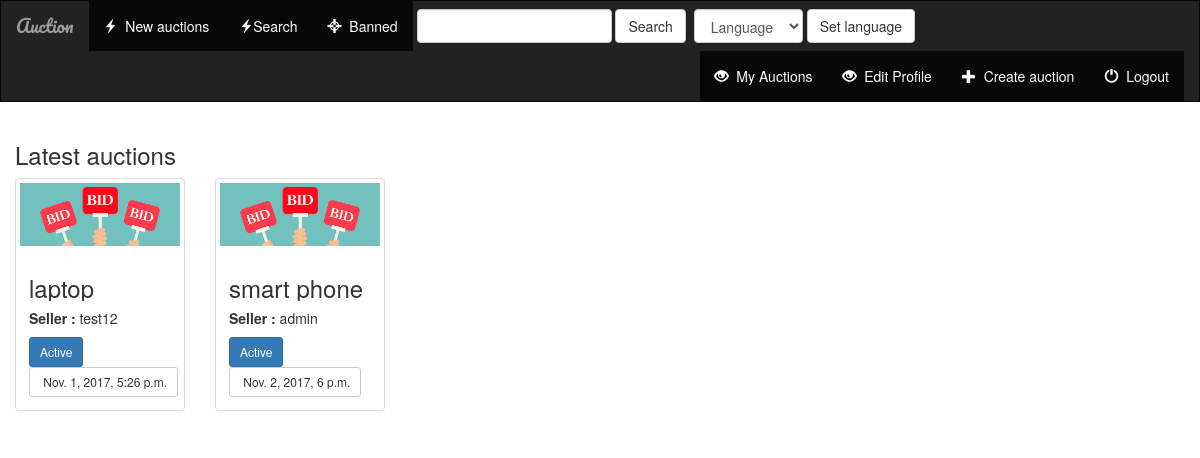
The page /auction/ (signed in) on the database its author committed.
### auction/models.py (models this page shows, shortened)
class Auction(models.Model):
    Set_Status = (
        ('Active', 'Active'),
        ('Banned', 'Banned'),
        ('Due', 'Due'),
        ('Adjudicated', 'Adjudicated'),
    )
    seller_name = models.ForeignKey(User, on_delete=models.CASCADE)
    auction_title = models.CharField(max_length=600)
    description = models.CharField(max_length=5000)
    currency = models.CharField(max_length=20)
    token_edit = models.CharField(max_length=600)
    starting_price = models.DecimalField(max_length=30, max_digits=19, decimal_places=2)
    bidding_price = models.DecimalField(max_length=30, max_digits=19, decimal_places=2, null=True)
    winner_id = models.IntegerField(null=True)
    starting_date = models.DateTimeField(blank=True)
    auction_duration_hours = models.IntegerField(default=72, validators=[MinValueValidator(72)])
    ending_date = models.DateTimeField(blank=True)
    auction_status = models.CharField(max_length=20, choices=Set_Status, default='Active')
    auction_revision = models.IntegerField(default=1)

### auction/views.py (the view)
def index (request):
    baseTemplate = setBaseTemplate(request)
    q = request.GET.get("q")
    if q:
        auction = Auction.objects.filter(auction_title__icontains=q, auction_status='Active').distinct().order_by('-id')
        return render(request, 'auction/'+languageFolderSelection(request) + 'index.html', {'objectL': auction, 'heading': 'Auction Results', 'baseTemplate': baseTemplate} )
    else:
        auction = Auction.objects.filter(auction_status='Active').order_by('-id')[:10]
        return render(request, 'auction/' + languageFolderSelection(request) + 'index.html', {'objectL': auction, 'heading': "Latest auctions", 'baseTemplate': baseTemplate})

### auction/views.py (called while the page is built)
def languageFolderSelection(request):
    language = ''
    if 'language' in request.session:
        language = request.session['language']
    if language == 'fi':
        language = 'fi/'
    if language == 'sv':
        language = 'sv/'
    if language == 'en':
        language = ''
    return language

def setBaseTemplate(request):
    if request.user.is_authenticated():
        baseTemplate = "auction/base.html"
    else:
        baseTemplate = "auction/baseVisitor.html"
    return baseTemplate

### auction/templates/auction/index.html (shortened to what this page needs)
{% extends baseTemplate %}
{% block body %}
{% load staticfiles %}
<div class="albums-container container-fluid">
    <div class="row">
        <div class="col-sm-12">
            <h3>{{ heading }}</h3>
        </div>
        {% if objectL %}
            {% for auction in objectL %}
                <div class="col-sm-4 col-lg-2">
                        <div class="thumbnail">
                        {% if auction.auction_status == 'Banned' %}
                        <a href="javascript:;">
                            <img src="{% static 'auction/images/auctionLogo.jpg' %}" class="img-responsive">
                        </a>
                        {% else %}
                        <a href="{% url 'auction:detail' auction.id%}">
                            <img src="{% static 'auction/images/auctionLogo.jpg' %}" class="img-responsive">
                        </a>
                        {% endif %}
                        <div class="caption">
                            <h3 data-toggle="tooltip" title="{{ auction.auction_title }}" style="overflow: hidden">{{ auction.auction_title }}</h3>
                            <h5><strong>Seller : </strong>{{ auction.seller_name }}</h5>
                            <a data-toggle="tooltip" title="Status" href="javascripr:;" class="btn btn-primary btn-sm" role="button">{{ auction.auction_status }}</a>
                            <a data-toggle="tooltip" title="End Date & Time" href="javascripr:;" class="btn btn-default btn-sm btn-favorite" role="button">
                                <span class="">&nbsp;{{ auction.ending_date }}</span>
                            </a>
                        </div>
                    </div>
                </div>
            {% endfor %}
        {% endif %}
     </div>
    </div>
{% endblock %}

### auction/static/auction/style.css (style rules this page uses)
body { background: white; }

### rows shown on the page
Auction: auction_title "laptop", seller_name "test12", auction_status "Active", ending_date "Nov. 1, 2017, 5:26 p.m."
Auction: auction_title "smart phone", seller_name "admin", auction_status "Active", ending_date "Nov. 2, 2017, 6 p.m."

### other values the page prints
{{ heading }} "Latest auctions"
